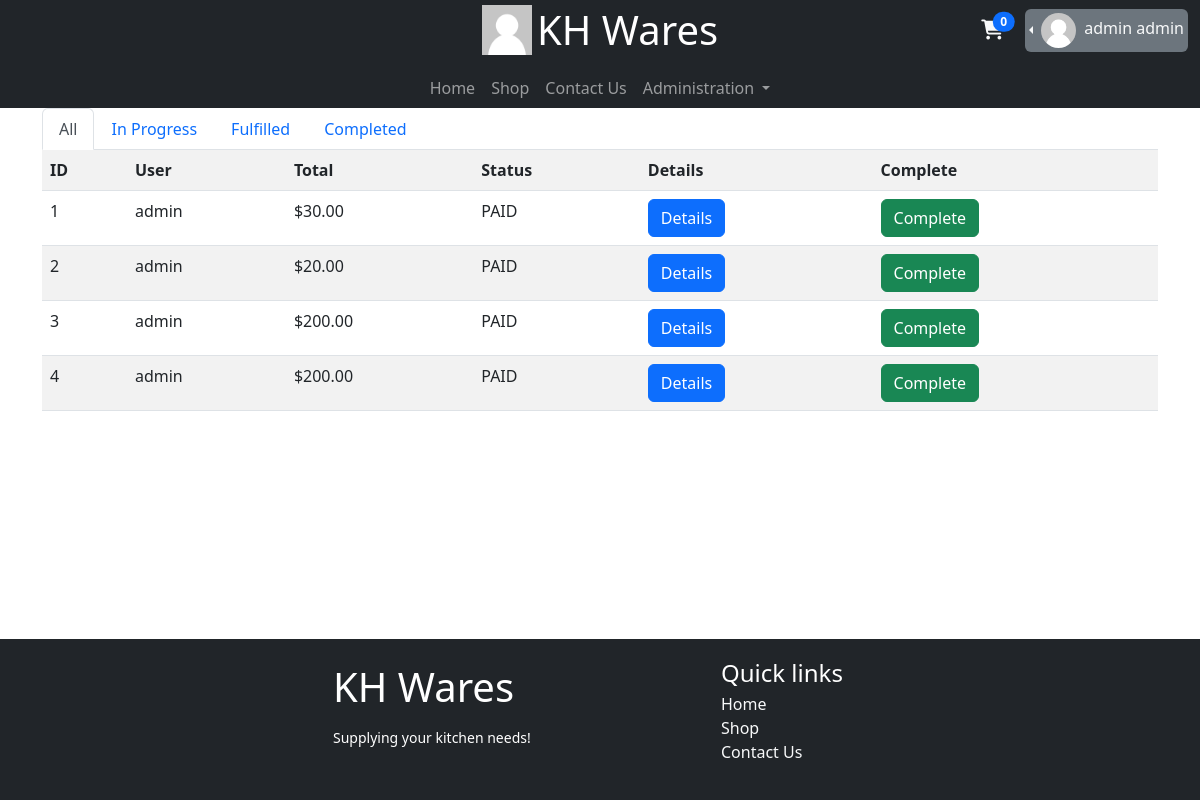
Page /admin/orders (signed in) on the committed database.
### database_models/UserDBModel.py (models this page shows, shortened)
class User(db.Model, UserMixin):
    id = db.Column(db.Integer, primary_key=True)
    username = db.Column(db.String, unique=True, nullable=False)
    email = db.Column(db.String, unique=True, nullable=False)
    password = db.Column(db.String, nullable=False)
    role = db.Column(db.Integer, default=0)  # 0 - User, 1 - Employee, 2 - Admin
    cart = db.relationship("Cart", backref="user", uselist=False)
    order = db.relationship("Order", backref="user")
    f_name = db.Column(db.String, nullable=False)
    l_name = db.Column(db.String, nullable=False)
    reset_token = db.Column(db.String)
    profile_pic = db.Column(db.String, default="default.png")
    date_created = db.Column(db.DateTime(), default=func.now())
    totp_secret = db.Column(db.String)

### database_models/OrderDBModel.py (models this page shows)
class Order(db.Model):
    id = db.Column(db.Integer, primary_key=True)
    user_id = db.Column(db.Integer,ForeignKey(User.id))
    total = db.Column(db.Float,default=0)
    token = db.Column(db.String)
    status = db.Column(db.String, default="PAID") # PAID, FULFILLED, COMPLETED
    order_items = db.relationship("Order_Item",backref="orders")
    discount = db.Column(db.Float,default=0)
    date_created = db.Column(db.DateTime(), default=func.now())

### helper_functions.py (the view)
    def wrapper(*args,**kwargs):
        if flask_login.current_user.role < 1:
            flash_error("Permission Denied")
            return redirect(url_for("index.index"))
        else:
            return function(*args,**kwargs)

### app.py (called while the page is built)
@login_manager.user_loader
def user_loader(id):
    user = User.query.filter_by(id=id).first()
    return user

### helper_functions.py (called while the page is built)
def admin_required(function):
    def wrapper(*args,**kwargs):
        if flask_login.current_user.role < 1:
            flash_error("Permission Denied")
            return redirect(url_for("index.index"))
        else:
            return function(*args,**kwargs)
    wrapper.__name__ = function.__name__
    return wrapper

### routes/orders.py (called while the page is built)
@blueprint.route("/admin/orders", defaults={'status':None})
@blueprint.route("/admin/orders/<status>/")
@flask_login.login_required
@helper_functions.admin_required
def admin_orders(status):
    if status == "ALL":
        status = None
    if status:
        orders = Order.query.filter_by(status=status.upper()).all()
    else:
        orders = Order.query.all()
        status = "all"
    return render_template("orders/admin_orders_all.html", orders=orders, status=status.upper())

### templates/orders/admin_orders_all.html (shortened to what this page needs)
{% extends 'base.html' %}
{% set active_page = "admin_order_all" %}
{% block main %}
<div class="container">
	<ul class="nav nav-tabs">
		<li class="nav-item">
			<a class="nav-link {{'active' if status in ('ALL',None) else '' }}" aria-current="page" href="{{ url_for('order.admin_orders') if status not in ('ALL',None) else '#' }}">All</a>
		</li>
		<li class="nav-item">
			<a class="nav-link {{'active' if status in ('PAID') else '' }}" href="{{ url_for('order.admin_orders', status='PAID') if status not in ('PAID') else '#' }}">In Progress</a>
		</li>
		<li class="nav-item">
			<a class="nav-link {{'active' if status in ('FULFILLED') else '' }}" href="{{ url_for('order.admin_orders', status='FULFILLED') if status not in ('FULFILLED') else '#' }}">Fulfilled</a>
		</li>
		<li class="nav-item">
			<a class="nav-link {{'active' if status in ('COMPLETED') else '' }}" href="{{ url_for('order.admin_orders', status='COMPLETED') if status not in ('COMPLETED') else '#' }}">Completed</a>
		</li>
	</ul>
	<table class="table table-striped order-table">
		<tr>
			<th>ID</th>
			<th>User</th>
			<th>Total</th>
			<th>Status</th>
			<th>Details</th>
			{% if status != "COMPLETED" %}
				<th>Complete</th>
			{% endif %}
		</tr>
		{% if orders | length > 0 %}
			{% for order in orders %}
				<tr id="order_{{ order.id }}" class="order-item">
					<td>{{ order.id }}</td>
					<td>{{ order.user.username }}</td>
					<td>{{ "$%.2f"|format(order.total) }}</td>
					<td id="order_status_{{ order.id }}">{{ order.status }}</td>
					<td><a href="{{ url_for('order.admin_order_indiv',id=order.id, prev=[status]) }}" class="btn btn-primary">Details</a></td>
					{% if status != "COMPLETED" %}
						<td>
							<form id="form_{{ order.id }}" method="post">
								<button class="btn btn-success {{ 'disabled' if order.status == 'COMPLETED' else 'complete-button' }}" id="order_complete_{{ order.id }}" type="submit" value="{{ order.id }}">Complete</button>
							</form>
						</td>
					{% endif %}
				</tr>
			{% endfor %}
		{% else %}
			<tr>
				<td colspan="100%" class="text-center">There are no orders</td>
			</tr>
		{% endif %}
	</table>
</div>
{% endblock %}

### templates/includes/navbar-2.html (shortened to what this page needs)
<nav class="navbar navbar-expand-lg navbar-dark bg-dark py-0">
    <div class="container-fluid d-block">
        <div class="row justify-content-center">
                <a class="col-sm-12 col-md-12 col-lg-4 text-center offset-lg-4 navbar-brand" href="{{ '#' if active_page == 'index' else url_for('index.index') }}">
                    <img src="{{ url_for('static', filename='profiles/default.png') }}" alt="" width="50" height="50" class="d-inline" >
                    <h1 class="d-inline m-0 align-middle">KH Wares</h1>
                </a>
                <div class="col-auto ms-auto my-auto">
                    {% if not current_user.is_authenticated %}
                        <a href="{{ url_for('crud.login' )}}" class="btn btn-primary align-middle" role="button">Login</a>
                        <a href="{{ url_for('crud.signup' )}}" class="btn btn-secondary align-middle" role="button">Sign Up</a>
                    {% else %}
                        <div>
                            <div class="d-inline-block me-1">
                                <a href="{{ url_for('cart.read_cart') }}" class="btn">
                                    <span class="position-relative top-0 start-100 translate-middle badge rounded-pill bg-primary" id="cart_badge">{{ current_user.cart.cart_items | length }}</span>
                                    <i class="fa-solid fa-cart-shopping text-light fa-lg"></i>
                                </a>
                            </div>
                            <div class="dropstart bg-secondary text-light p-1 rounded mt-auto d-inline-block">
                                <div class="dropdown-toggle" role="button" id="dropdownMenuLink" data-bs-toggle="dropdown">
                                    <img  src="{{url_for('static', filename='profiles/' + current_user.profile_pic)}}" height="35px" width="35px" class="rounded-circle me-1">
                                    <span class="text-light d-lg-inline-block d-none">{{ current_user.f_name }} {{ current_user.l_name }}</span>
                                </div>
                            </div>
                        </div>
                    {% endif %}
                </div>
                <div class="row pe-0">
                </div>
        </div>
        <div class="row justify-content-center">
            <div class="col-4 text-center">
                <div class="collapse navbar-collapse" id="navbarSupportedContent">
                    <ul class="navbar-nav mx-auto mb-2 mb-lg-0">
                    <li class="nav-item">
                        <a class="nav-link {{ 'active' if active_page == 'index' else '' }}" aria-current="page" href="{{ '#' if active_page == 'index' else url_for('index.index') }}">Home</a>
                    </li>
                    <li class="nav-item">
                        <a class="nav-link {{ 'active' if active_page == 'Shop' else '' }}" href="{{ url_for('Store.displayitem' )}}">Shop</a>
                    </li>
                    <li class="nav-item">
                        <a class="nav-link {{ 'active' if active_page == 'contact' else '' }}" href="{{ url_for('contact.contact_us_page') }}">Contact Us</a>
                    </li>
                    {% if current_user.is_authenticated and current_user.role >=1 %}
                        <li class="nav-item dropdown">
                            <a class="nav-link dropdown-toggle {{ 'active' if active_page == 'admin' else '' }}" href="#" id="AdminNavbarDropdown" role="button" data-bs-toggle="dropdown" aria-expanded="false">
                                Administration
                            </a>
                        </li>
                    {% endif %}
                    </ul>
                </div>
            </div>
        </div>
    </div>
  </nav>

### rows in the picture
User: profile_pic (placeholder picture), f_name "admin", l_name "admin"
Order: id "1", user.username "admin", total "$30.00", status "PAID"
Order: id "2", user.username "admin", total "$20.00", status "PAID"
Order: id "3", user.username "admin", total "$200.00", status "PAID"
Order: id "4", user.username "admin", total "$200.00", status "PAID"

### other values in the picture
{{ current_user.cart.cart_items | length }} "0"
